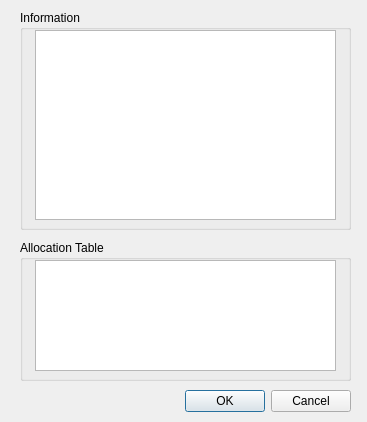
<?xml version="1.0" encoding="UTF-8"?>
<ui version="4.0">
 <class>ZPropertyDialogFoxFile</class>
 <widget class="QDialog" name="ZPropertyDialogFoxFile">
  <property name="geometry">
   <rect>
    <x>0</x>
    <y>0</y>
    <width>367</width>
    <height>422</height>
   </rect>
  </property>
  <property name="windowTitle">
   <string>Dialog</string>
  </property>
  <widget class="QDialogButtonBox" name="buttonBox">
   <property name="geometry">
    <rect>
     <x>180</x>
     <y>385</y>
     <width>171</width>
     <height>32</height>
    </rect>
   </property>
   <property name="orientation">
    <enum>Qt::Horizontal</enum>
   </property>
   <property name="standardButtons">
    <set>QDialogButtonBox::Cancel|QDialogButtonBox::Ok</set>
   </property>
  </widget>
  <widget class="QGroupBox" name="groupBoxGeneral">
   <property name="geometry">
    <rect>
     <x>20</x>
     <y>10</y>
     <width>331</width>
     <height>220</height>
    </rect>
   </property>
   <property name="title">
    <string>Information</string>
   </property>
   <widget class="QTableView" name="infoView">
    <property name="geometry">
     <rect>
      <x>15</x>
      <y>20</y>
      <width>301</width>
      <height>190</height>
     </rect>
    </property>
   </widget>
  </widget>
  <widget class="QGroupBox" name="groupBoxTable">
   <property name="geometry">
    <rect>
     <x>20</x>
     <y>240</y>
     <width>331</width>
     <height>141</height>
    </rect>
   </property>
   <property name="title">
    <string>Allocation Table</string>
   </property>
   <widget class="QTableView" name="tableView">
    <property name="geometry">
     <rect>
      <x>15</x>
      <y>20</y>
      <width>301</width>
      <height>111</height>
     </rect>
    </property>
   </widget>
  </widget>
 </widget>
 <resources/>
 <connections>
  <connection>
   <sender>buttonBox</sender>
   <signal>accepted()</signal>
   <receiver>ZPropertyDialogFoxFile</receiver>
   <slot>accept()</slot>
   <hints>
    <hint type="sourcelabel">
     <x>248</x>
     <y>254</y>
    </hint>
    <hint type="destinationlabel">
     <x>157</x>
     <y>274</y>
    </hint>
   </hints>
  </connection>
  <connection>
   <sender>buttonBox</sender>
   <signal>rejected()</signal>
   <receiver>ZPropertyDialogFoxFile</receiver>
   <slot>reject()</slot>
   <hints>
    <hint type="sourcelabel">
     <x>316</x>
     <y>260</y>
    </hint>
    <hint type="destinationlabel">
     <x>286</x>
     <y>274</y>
    </hint>
   </hints>
  </connection>
 </connections>
</ui>
